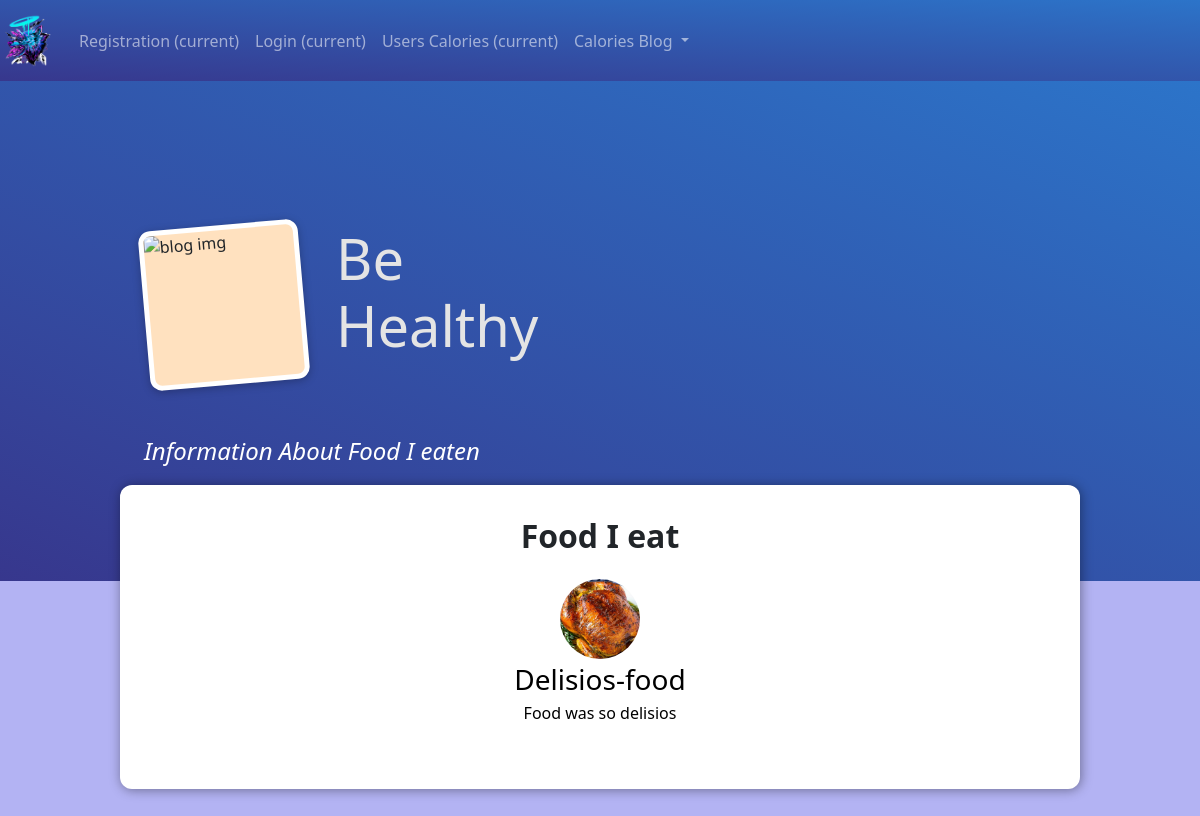
The app's page /calories_blog/ with its own data.
### calories_blog/models.py (models this page shows, shortened)
class Post(models.Model):
    title = models.CharField(max_length=200)
    excerpt = models.CharField(max_length=250)
    image = models.ImageField(upload_to="posts", null=True)
    date = models.DateField(auto_now=True)
    slug = models.SlugField(unique=True, db_index=True)
    content = models.TextField(validators=[MinLengthValidator(10)])
    author = models.ForeignKey(Author, on_delete=models.SET_NULL, null=True, related_name="posts")
    tags = models.ManyToManyField(Tag)

### calories_blog/views.py (the view)
# urls.py: path("calories_blog/", views.StartingPageView.as_view(), name="start_page_cal"),
class StartingPageView(ListView):
    template_name = "calories_blog/start_page_cal.html"
    model = Post
    ordering = ["-date"]
    context_object_name = "posts"  # default name lists
    paginate_by = 5
    def get_queryset(self):
        queryset = super().get_queryset()
        data = queryset[:5]
        return data

### calories_blog/templates/calories_blog/start_page_cal.html (shortened to what this page needs)
{% extends 'base.html' %}
{% load static %}
{% block css_files %}
  <link rel="stylesheet" href="{% static 'calories_blog/post.css' %}">
  <link rel="stylesheet" href="{% static 'calories_blog/start_page.css' %}">
{% endblock %}
{% block content %}
  <div>
  <section id="welcome">
    <header>
      <img src="{% static 'calories_blog/images/food_logo.jpg' %}" alt="blog img">
      <h2>Be Healthy</h2>
    </header>
    <p><i>Information About Food I eaten</i></p>
  </section>
  <section id="latest-posts">
    <h2><strong>Food I eat</strong></h2>
    <ul>
      {% for post in posts %}
      {% include "calories_blog/includes/post.html" %}
      {% endfor %}
    </ul>
  </section>
  </div>
{% endblock %}

### calories_blog/templates/calories_blog/includes/post.html
{% for post in posts %}
  <li>
    <article class="post">
      <a href="{% url 'post-detail-page' post.slug %}">
        <img src="{{ post.image.url }}" alt="{{ post.title }}">
        <div class="post__content">
          <h3>{{ post.title }}</h3>
          <p>{{ post.excerpt }}</p>
        </div>
      </a>
    </article>
  </li>
{% endfor %}

### static/styles.css (style rules this page uses)
body { background-color: #b3b3f3; }

### calories_blog/static/calories_blog/post.css (style rules this page uses)
.post { display: flex; flex-direction: column; align-items: center; text-align: center; }
.post a { text-decoration: none; color: black; transition: all 0.2s ease; padding: 1rem; }
.post img { width: 5rem; height: 5rem; object-fit: cover; border-radius: 50%; }
.post h3 { margin: 0.25rem 0; }

### calories_blog/static/calories_blog/start_page.css (style rules this page uses)
#welcome { background: linear-gradient(to right top, #37378d, #2c74c9); padding: 6rem 12%; }
#welcome header { display: flex; align-items: flex-start; margin: 3rem auto; }
#welcome img { width: 10rem; height: 10rem; object-fit: cover; object-position: top; border: 5px solid white; border-radius: 12px; background-color: #ffe1bf; transform: rotateZ(-5deg); box-shadow: 0 2px 8px rgba(0, 0, 0, 0.25); }
#welcome h2 { font-size: 3.5rem; margin: 0 0 0 2rem; color: #e4e4e4; width: 10rem; }
#welcome p { color: white; font-size: 1.5rem; }
#latest-posts { background-color: white; padding: 2rem; border-radius: 12px; width: 60rem; margin: -6rem auto 2rem auto; box-shadow: 1px 1px 12px rgba(0, 0, 0, 0.4); }
#latest-posts h2 { text-align: center; }
#latest-posts ul { list-style: none; margin: 0; padding: 0; display: flex; gap: 1rem; }
#latest-posts li { flex: 1; }

### records on screen
Post: image (picture), title "Delisios-food", excerpt "Food was so delisios"
